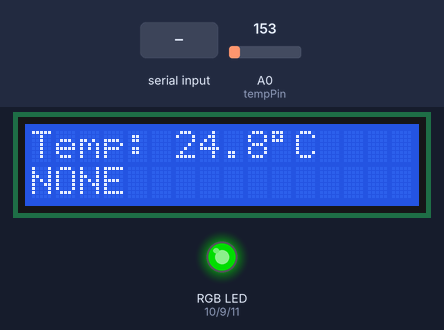
The sketch below on a simulated Arduino Uno, built with avr-gcc and run on an emulated ATmega328P. Parts: 16×2 character LCD, an RGB LED mixed from three pins (HIGH = lit). The test bench sets the inputs (shaded band); at power-on: A0 (tempPin) = 153. Dim RGB values are drawn brighter than linear; what the sketch prints to the serial monitor is not drawn.

Above: at 1.2 s.
1.3 s: "HIGH 1\n" received over Serial
At 3.4 s:
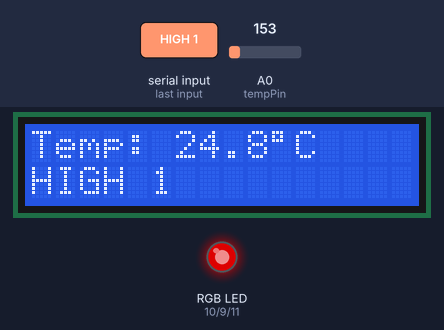
4.5 s: "LOW 1\n" received over Serial
At 7.3 s:
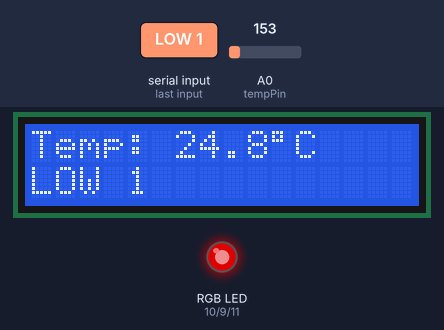
7.6 s: "[\n" received over Serial
At 10.3 s:
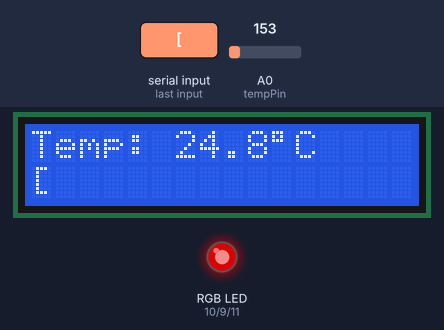
10.6 s: "90 45\n" received over Serial
At 13.2 s:
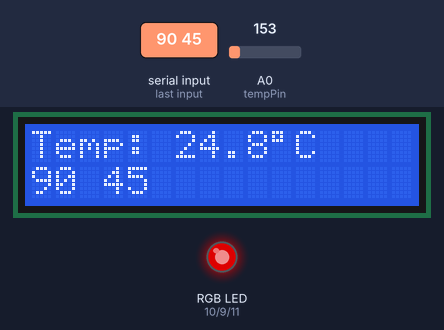
13.6 s: A0 (tempPin) set to 165
At 15.2 s:
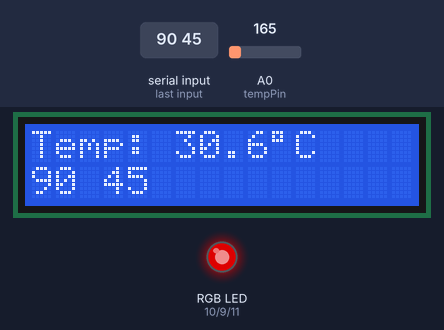
15.6 s: "HIGH 150\n" received over Serial
At 18.1 s:
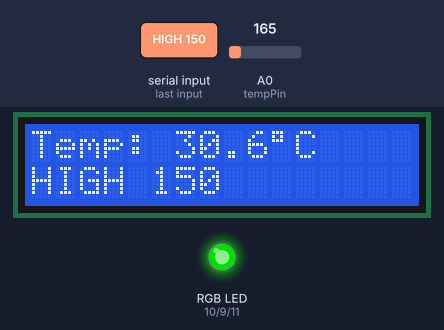
Timing chart, 0 to 19.6 s (numbered marks = the images above; inputs shaded):
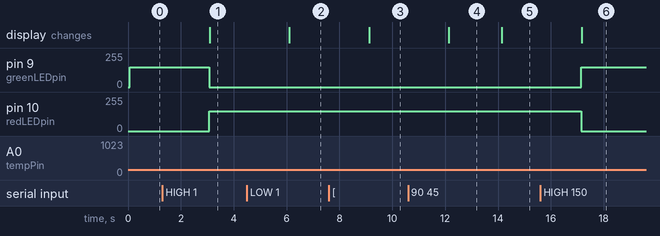

The sketch:

Dashboard_code.ino
```cpp
#include <LiquidCrystal.h>

LiquidCrystal lcd(7, 6, 5, 4, 3, 2);

const int tempPin = A0;

const int greenLEDpin = 9;
const int redLEDpin = 10;
const int blueLEDpin = 11;

float lowThreshold = 20.0;
float highThreshold = 28.0;

String lastCommand = "NONE";

void setup() {
  Serial.begin(9600);
  lcd.begin(16, 2);

  pinMode(redLEDpin, OUTPUT);
  pinMode(greenLEDpin, OUTPUT);
  pinMode(blueLEDpin, OUTPUT);

  lcd.print("Starting...");
}

void loop() {
  int rawValue = analogRead(tempPin);
  float voltage = rawValue * (5.0 / 1023.0);
  float tempC = (voltage - 0.5) * 100.0;

  Serial.println(tempC, 1);

  if (tempC > highThreshold) {
    setColor(150, 0, 0);
  } else if (tempC < lowThreshold) {
    setColor(0, 0, 150);
  } else {
    setColor(0, 150, 0);
  }

  lcd.clear();
  lcd.setCursor(0, 0);
  lcd.print("Temp: ");
  lcd.print(tempC, 1);
  lcd.print((char)223);
  lcd.print("C");

  lcd.setCursor(0, 1);
  lcd.print(lastCommand);

  if (Serial.available() > 0) {
    String command = Serial.readStringUntil('\n');
    handleCommand(command);
  }

  delay(1000);
}

void handleCommand(String command) {
  command.trim();

  String source = "";
  String body = command;

  if (command.startsWith("[")) {
    int closeBracket = command.indexOf(']');
    if (closeBracket > 0) {
      source = command.substring(1, closeBracket);
      body = command.substring(closeBracket + 1);
      body.trim();
    }
  }

  int spaceIndex = body.indexOf(' ');
  if (spaceIndex > 0) {
    String type = body.substring(0, spaceIndex);
    float value = body.substring(spaceIndex + 1).toFloat();
    type.toUpperCase();

    if (type == "HIGH") {
      highThreshold = value;
    } else if (type == "LOW") {
      lowThreshold = value;
    }
  }

  String display = source.length() > 0 ? (source + ":" + body) : body;
  lastCommand = display.substring(0, 16);
}

void setColor(int r, int g, int b) {
  analogWrite(redLEDpin, r);
  analogWrite(greenLEDpin, g);
  analogWrite(blueLEDpin, b);
}
```

Measured:
- after the input at 1.3 s, pin 9 (greenLEDpin): 150/255 → 0/255 after 1.8 s; pin 10 (redLEDpin): 0/255 → 150/255 after 1.8 s; the display: changes after 1.8 s (image 1)
- after the input at 4.5 s, the display: changes after 1.6 s (image 2)
- after the input at 7.6 s, the display: changes after 1.5 s (image 3)
- after the input at 10.6 s, the display: changes after 1.5 s (image 4)
- after the input at 13.6 s, the display: changes after 0.55 s (image 5)
- after the input at 15.6 s, pin 9 (greenLEDpin): 0/255 → 150/255 after 1.6 s; pin 10 (redLEDpin): 150/255 → 0/255 after 1.6 s; the display: changes after 1.6 s (image 6)
